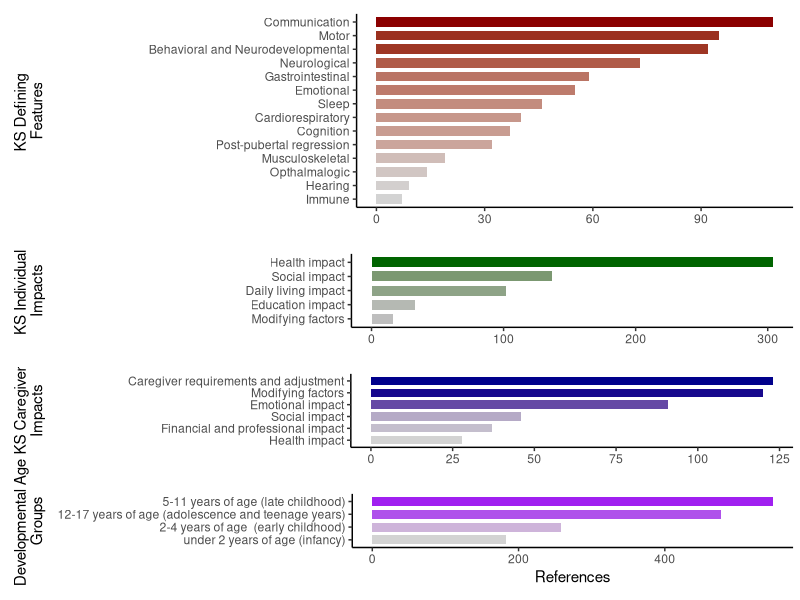
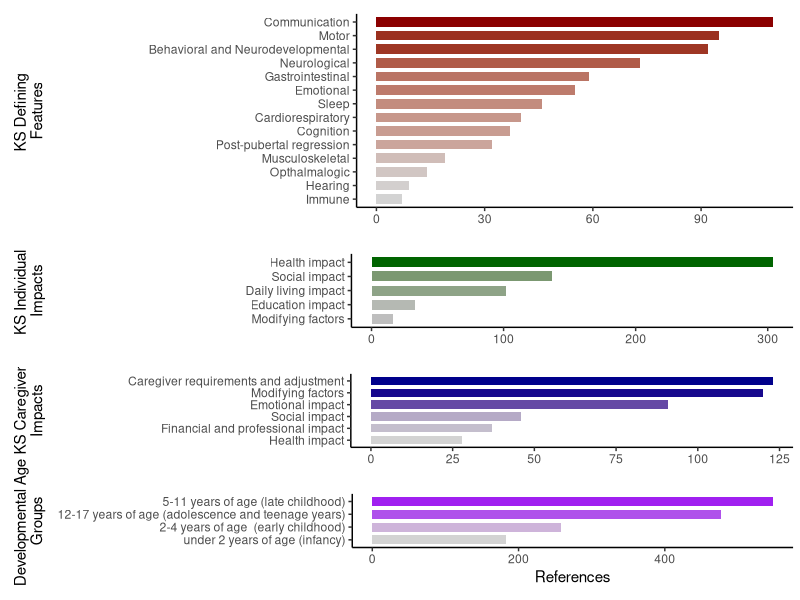
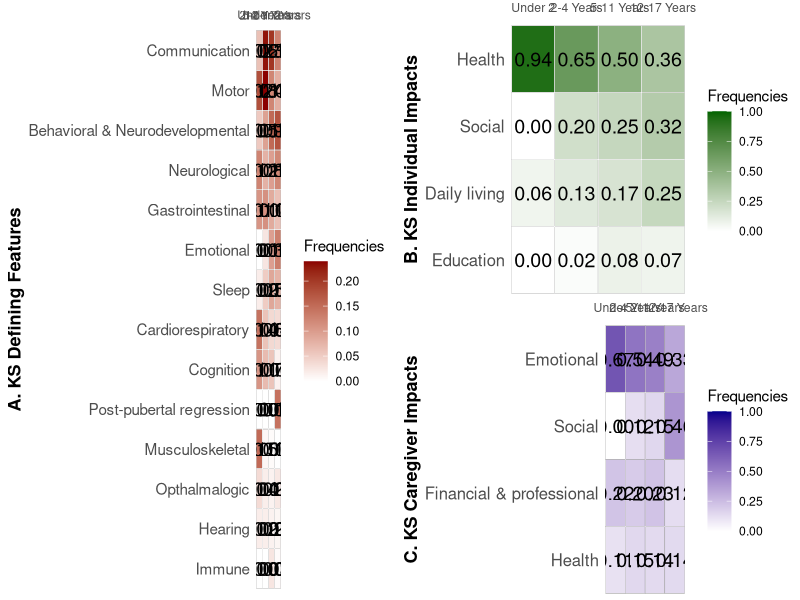
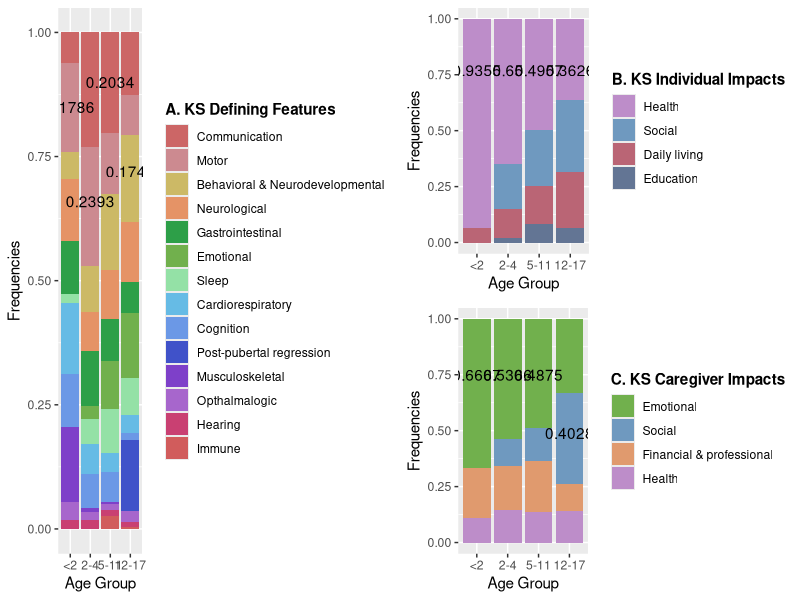

Reproduce these figures in R, in order.
library(readxl)
library(dplyr)
library(ggplot2)
library(gridExtra)
library(ggpubr)
library(tidyverse)


# Total References Bar Plot
# Data cleaning
KSdata <- read_excel("KS_data.xlsx", sheet = 2)

KSD <- KSdata[3:16, ]
KSD1 <- KSD |>
  select(c("...1", "Total number of references"))
colnames(KSD1) <- c("KDC", "total")

KSI <- KSdata[19:23, ]
KSI1 <- KSI |>
  select(c("...1", "Total number of references"))
colnames(KSI1) <- c("KII", "total")

CI <- KSdata[26:31, ]
CI1 <- CI |>
  select(c("...1", "Total number of references"))
colnames(CI1) <- c("CI", "total")

Age <- KSdata[34:37, ]
Age1 <- Age |>
  select(c("...1", "Total number of references"))
colnames(Age1) <- c("age", "total")

# Plot of the data
CI1$color_value <- CI1$total / sum(CI1$total)
p1 <- ggplot(CI1, aes(x = total, y = reorder(CI, total), fill = color_value)) +
  geom_bar(stat="identity", width = 0.7) +
  scale_fill_gradient(low="lightgrey", high="darkblue") +
  theme_classic() +
  theme(legend.position = "none",
        plot.margin = margin(t = 10, r = 5, b = 10, l = 0, unit = "pt")) +
  labs(x = NULL, y = " KS Caregiver 
Impacts")
p1 <- p1 + theme(
  axis.title.y = element_text(margin = margin(t = 0, r = 59, b = 0, l = 10, unit = "pt"))
)

KSI1$color_value <- KSI1$total / sum(KSI1$total)
p2 <- ggplot(KSI1, aes(x = total, y = reorder(KII, total), fill = color_value)) +
  geom_bar(stat="identity", width = 0.7) +
  scale_fill_gradient(low="grey", high="darkgreen") +
  theme_classic() +
  theme(legend.position = "none",
        axis.title.y = element_text(),
        plot.margin = margin(t = 10, r = 5, b = 10, l = 0, unit = "pt")) +
  labs(x = NULL, y = "KS Individual 
Impacts")
p2 <- p2 + theme(
  axis.title.y = element_text(margin = margin(t = 0, r = 144, b = 0, l = 10, unit = "pt"))
)

KSD1$color_value <- KSD1$total / sum(KSD1$total)
p3 <- ggplot(KSD1, aes(x = total, y = reorder(KDC, total), fill = color_value)) +
  geom_bar(stat="identity", width = 0.7) +
  scale_fill_gradient(low="lightgrey", high="darkred") +
  theme_classic() +
  theme(legend.position = "none",
        axis.title.y = element_text(),
        plot.margin = margin(t = 10, r = 5, b = 10, l = 0, unit = "pt")) +
  labs(x = NULL, y = "KS Defining 
Features")
p3 <- p3 + theme(
  axis.title.y = element_text(margin = margin(t = 0, r = 74, b = 0, l = 10, unit = "pt"))
)

Age1$color_value <- Age1$total / sum(Age1$total)
p4 <- ggplot(Age1, aes(x = total, y = reorder(age, total), fill = color_value)) +
  geom_bar(stat="identity", width = 0.7) +
  scale_fill_gradient(low="lightgrey", high="purple") +
  theme_classic() +
  theme(legend.position = "none",
        axis.title.y = element_text(),
        plot.margin = margin(t = 10, r = 5, b = 10, l = 0, unit = "pt")) +
  labs(x = NULL, y = "Developmental Age 
Groups")
p4 <- p4 + theme(
  axis.title.y = element_text(margin = margin(t = 0, r = 8, b = 0, l = 10, unit = "pt"))
)

p4 <- p4 + 
  labs(x = "References")

p5 <- grid.arrange(p3, p2, p1, p4, ncol = 1, heights = c(2, 1, 1, 1))
#generate plot
grid.arrange(p5)

########################################
#Heatmap

#load in data
KS_data <- read.csv("KS_lifespan.csv")
KS_data$X <- str_replace(KS_data$X, " impact", "")
KS_data$X <- str_replace(KS_data$X, " and ", " & ")

#defining concepts subset data
concepts <- KS_data[2:15, -6]

#rename for ease
concepts <- rename(concepts, Symptoms = `X`)
concepts <- rename(concepts, `< 2` = `under.2.years.of.age..infancy...N.16.`,
                   `2-4` = `X2.4.years.of.age...early.childhood...N.15.`,
                   `5-11` = `X5.11.years.of.age..late.childhood...N.13.`,
                   `12-17` = `X12.17.years.of.age..adolescence.and.teenage.years...N.6.`)

#find sum of individual columns
conc_csums <- colSums(concepts[ , -1])

#divide cell values by column total for frequency
#put frequency values in new columns
concepts <- concepts |>
  mutate(
    `Under 2` = `< 2` / conc_csums[1],
    `2-4 Years` = `2-4` / conc_csums[2],
    `5-11 Years` = `5-11` / conc_csums[3],
    `12-17 Years` = `12-17` / conc_csums[4]
  )

#format for graphing
concepts_2 <- select(concepts, -`< 2`, -`2-4`, -`5-11`, -`12-17`)
concepts_2 <- pivot_longer(concepts_2, cols = c(`Under 2`, `2-4 Years`, `5-11 Years`, `12-17 Years`), names_to = "age", values_to = "Frequencies")

concepts_2$age <- factor(concepts_2$age, levels = c("Under 2", "2-4 Years", "5-11 Years", "12-17 Years"))

concepts_2$Symptoms <- factor(concepts_2$Symptoms, levels = c("Immune", "Hearing", 
                                                              "Opthalmalogic", "Musculoskeletal",
                                                              'Post-pubertal regression',
                                                              "Cognition", "Cardiorespiratory", 
                                                              "Sleep", "Emotional", "Gastrointestinal", 
                                                              "Neurological",
                                                              "Behavioral & Neurodevelopmental", 
                                                              "Motor", "Communication"))

#heatmap
heatmap_1 <- ggplot(concepts_2, aes(x=age, y=Symptoms, fill= Frequencies)) +
  geom_tile(color = "black") +  
  geom_tile(color = "white", fill = NA) +  
  geom_tile(color = "white", fill = NA) +  
  geom_text(aes(label = sprintf("%.2f", Frequencies)), color = "black", size = 5) +  # Add text labels
  scale_fill_gradient(low="white", high="darkred") + 
  labs(x = NULL, y = "A. KS Defining Features")+
  scale_x_discrete(expand = c(0, 0), position = 'top', labels = c("Under 2", limits = c(0, 1))) +
  theme_minimal() +  
  theme(panel.grid = element_blank())+
  theme(
    panel.grid = element_blank(),
    axis.text.y = element_text(size = 11),
    axis.title.y = element_text(face = "bold", size = 13)
  )


#individual impacts subset data
ind_impacts <- KS_data[18:21, -6]

ind_impacts <- rename(ind_impacts, Impacts = `X`)
ind_impacts <- rename(ind_impacts, `< 2` = `under.2.years.of.age..infancy...N.16.`,
                      `2-4` = `X2.4.years.of.age...early.childhood...N.15.`,
                      `5-11` = `X5.11.years.of.age..late.childhood...N.13.`,
                      `12-17` = `X12.17.years.of.age..adolescence.and.teenage.years...N.6.`)


#find sum of individual columns
ind_csums <- colSums(ind_impacts[ ,-1])

#divide cell values by column total for frequency
#put frequency values in new columns
ind_impacts <- ind_impacts |>
  mutate(
    `Under 2` = `< 2` / ind_csums[1],
    `2-4 Years` = `2-4` / ind_csums[2],
    `5-11 Years` = `5-11` / ind_csums[3],
    `12-17 Years` = `12-17` / ind_csums[4]
  )

#format for graphing
ind_impacts_2 <- select(ind_impacts, -`< 2`, -`2-4`, -`5-11`, -`12-17`)
ind_impacts_2 <- pivot_longer(ind_impacts_2, cols = c(`Under 2`, `2-4 Years`, `5-11 Years`, `12-17 Years`), names_to = "age", values_to = "Frequencies")

ind_impacts_2$age <- factor(ind_impacts_2$age, levels = c("Under 2", "2-4 Years", "5-11 Years", "12-17 Years"))

ind_impacts_2$Impacts <- factor(ind_impacts_2$Impacts, levels = c("Education",
                                                                  "Daily living",
                                                                  "Social",
                                                                  "Health"))

#heatmap
heatmap_2 <- ggplot(ind_impacts_2, aes(x=age, y=Impacts, fill= Frequencies)) +
  geom_tile(color = "black") +  
  geom_tile(color = "white", fill = NA) + 
  geom_tile(color = "white", fill = NA) +  
  geom_text(aes(label = sprintf("%.2f", Frequencies)), color = "black", size = 5) +  # Add text labels
  scale_fill_gradient(low = "white", high = "darkgreen", limit = c(0,1))+
  labs(x = NULL, y = "B. KS Individual Impacts")+
  scale_x_discrete(expand = c(0, 0),position = 'top') +
  theme_minimal() +  
  theme(panel.grid = element_blank())+
  theme(
    panel.grid = element_blank(),
    axis.title.y = element_text(face = "bold", size = 13),
    axis.text.y = element_text(size = 12),
    plot.margin = margin(t = 0, r = .1, b = 0, l = .1, unit = "cm")
  )


#caregiver impacts subset data
care_impacts <- KS_data[24:27, -6]

care_impacts <- rename(care_impacts, Impacts = `X`)
care_impacts <- rename(care_impacts, `< 2` = `under.2.years.of.age..infancy...N.16.`,
                       `2-4` = `X2.4.years.of.age...early.childhood...N.15.`,
                       `5-11` = `X5.11.years.of.age..late.childhood...N.13.`,
                       `12-17` = `X12.17.years.of.age..adolescence.and.teenage.years...N.6.`)

#find sum of individual columns
care_csums <- colSums(care_impacts[ ,-1])

#divide cell values by column total for frequency
#put frequency values in new columns
care_impacts <- care_impacts |>
  mutate(
    `Under 2` = `< 2` / care_csums[1],
    `2-4 Years` = `2-4` / care_csums[2],
    `5-11 Years` = `5-11` / care_csums[3],
    `12-17 Years` = `12-17` / care_csums[4]
  )

#format for graphing
care_impacts_2 <- select(care_impacts, -`< 2`, -`2-4`, -`5-11`, -`12-17`)
care_impacts_2 <- pivot_longer(care_impacts_2, cols = c(`Under 2`, `2-4 Years`, `5-11 Years`, `12-17 Years`), names_to = "age", values_to = "Frequencies")

care_impacts_2$age <- factor(care_impacts_2$age, levels = c("Under 2", "2-4 Years", "5-11 Years", "12-17 Years"))

care_impacts_2$Impacts <- factor(care_impacts_2$Impacts, levels = c("Health",
                                                                    'Financial & professional',
                                                                    "Social",
                                                                    "Emotional"))


#heatmap
heatmap_3 <- ggplot(care_impacts_2, aes(x=age, y=Impacts, fill= Frequencies)) +
  geom_tile(color = "black") +  
  geom_tile(color = "white", fill = NA) +  
  geom_text(aes(label = sprintf("%.2f", Frequencies)), color = "black", size = 5) +  
  scale_fill_gradient(low="white", high="darkblue", limits = c(0,1)) + 
  labs(x = NULL, y = "C. KS Caregiver Impacts")+
  scale_x_discrete(expand = c(0, 0),position = 'top') +
  theme_minimal() +  
  theme(panel.grid = element_blank())+
  theme(
    panel.grid = element_blank(),
    axis.title.y = element_text(face = "bold", size = 13),
    axis.text.y = element_text(size = 12),
    plot.margin = margin(t = 0, r = .1, b = 0, l = .1, unit = "cm")
  )
#generate plot
grid.arrange(heatmap_1, arrangeGrob(heatmap_2, heatmap_3), ncol=2)

########################################
#Stacked barplot

#load data
lifespan <- read.csv("KS_lifespan.csv")
lifespan$X <- str_replace(lifespan$X, " impact", "")
lifespan$X <- str_replace(lifespan$X, "and", "&")
#data set for references to symptoms
symptoms <- lifespan[2:15,-6]
colnames(symptoms) <- c("symptom", "1", "2", "3", "4")
symptoms <- symptoms %>% pivot_longer(names_to = "age", values_to = "value", cols = 2:5)
#data set for references to individual impacts
ind_impacts <- lifespan[18:21,-6]
colnames(ind_impacts) <- c("impact", "1", "2", "3", "4")
ind_impacts <- ind_impacts %>% pivot_longer(names_to = "age", values_to = "value", cols = 2:5)
#data set for references to caregiver impacts
care_impacts <- lifespan[24:27,-6]
colnames(care_impacts) <- c("impact", "1", "2", "3", "4")
care_impacts <- care_impacts %>% pivot_longer(names_to = "age", values_to = "value", cols = 2:5)

#frequencies
symptoms_freq <- symptoms %>% group_by(age) %>% 
  mutate(sum = sum(value), freq = value/sum)

symptoms$symptom <- factor(symptoms$symptom, levels=c('Communication',
                                                      'Motor',
                                                      'Behavioral & Neurodevelopmental',
                                                      'Neurological',
                                                      'Gastrointestinal',
                                                      'Emotional',
                                                      'Sleep',
                                                      'Cardiorespiratory',
                                                      'Cognition',
                                                      'Post-pubertal regression',
                                                      'Musculoskeletal',
                                                      'Opthalmalogic',
                                                      'Hearing',
                                                      'Immune'
))

#stacked barplots for KS Defining Concepts
plot1 <- ggplot(symptoms, aes(fill=symptom, y=value, x=age)) + 
  geom_bar(position="fill", stat="identity") +
  labs(x = "Age Group", y = "Frequencies") + 
  theme_grey() +
  scale_fill_manual(name = "A. KS Defining Features",
                    values = c("#cc6666", "#cc8a90", "#ccb966", "#e59366", "#2d9f48", "#71b04d", "#94e1a6", "#66bbe5", "#6b98e6", "#4052c9", "#7e40c9", "#a766cc", "#c94072", "#d15c5c"))+
  scale_x_discrete(labels=c("<2","2-4","5-11", "12-17")) +
  theme(legend.title = element_text(face = "bold")) +
  annotate("text", x = 1, y = 0.85, label = 0.1786) +
  annotate("text", x = 2, y = 0.66, label = 0.2393) +
  annotate("text", x = 3, y = 0.90, label = 0.2034) +
  annotate("text", x = 4, y = 0.72, label = 0.1749)

#frequencies
ind_freq <- ind_impacts %>% group_by(age) %>% 
  mutate(sum = sum(value), freq = value/sum)

ind_impacts$impact <- factor(ind_impacts$impact, levels=c('Health',
                                                          'Social',
                                                          'Daily living',
                                                          'Education'))

#stacked barplots for KS individual impacts
plot2 <- ggplot(ind_impacts, aes(fill=impact, y=value, x=age)) + 
  geom_bar(position="fill", stat="identity") +
  labs(x = "Age Group", y = "Frequencies") + 
  theme_grey() +
  scale_fill_manual(name = "B. KS Individual Impacts",
                    values = c("#bd8dc9", "#6f99bf","#ba6575", "#637594"))+
  scale_x_discrete(labels=c("<2","2-4","5-11", "12-17")) +
  theme(legend.title = element_text(face = "bold")) +
  annotate("text", x = 1, y = 0.77, label = 0.9355) +
  annotate("text", x = 2, y = 0.77, label = 0.65) +
  annotate("text", x = 3, y = 0.77, label = 0.4957) +
  annotate("text", x = 4, y = 0.77, label = 0.3626)

#frequencies
care_freq <- care_impacts %>% group_by(age) %>% 
  mutate(sum = sum(value), freq = value/sum)

care_impacts$impact <- factor(care_impacts$impact, levels=c('Emotional',
                                                            'Social',
                                                            'Financial & professional',
                                                            'Health'))

#stacked barplots for KS caregiver impacts
plot3 <- ggplot(care_impacts, aes(fill=impact, y=value, x=age)) + 
  geom_bar(position="fill", stat="identity") +
  labs(x = "Age Group", y = "Frequencies") + 
  theme_grey() +
  scale_fill_manual(name = "C. KS Caregiver Impacts",
                    values = c("#71b04d", "#6f99bf","#e09a6e", "#bd8dc9"))+
  scale_x_discrete(labels=c("<2","2-4","5-11", "12-17")) +
  theme(legend.title = element_text(face = "bold")) +
  annotate("text", x = 1, y = 0.75, label = 0.6667) +
  annotate("text", x = 2, y = 0.75, label = 0.5366) +
  annotate("text", x = 3, y = 0.75, label = 0.4875) +
  annotate("text", x = 4, y = 0.49, label = 0.4028)

#generate plot
grid.arrange(plot1, arrangeGrob(plot2, plot3), ncol = 2)